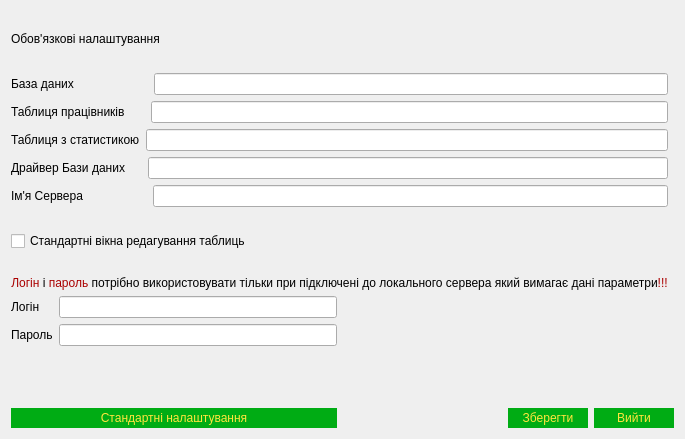
<?xml version="1.0" encoding="UTF-8"?>
<ui version="4.0">
 <class>Settings</class>
 <widget class="QDialog" name="Settings">
  <property name="enabled">
   <bool>true</bool>
  </property>
  <property name="geometry">
   <rect>
    <x>0</x>
    <y>0</y>
    <width>633</width>
    <height>439</height>
   </rect>
  </property>
  <property name="minimumSize">
   <size>
    <width>0</width>
    <height>0</height>
   </size>
  </property>
  <property name="windowTitle">
   <string>Dialog</string>
  </property>
  <layout class="QGridLayout" name="gridLayout">
   <item row="4" column="0" colspan="2">
    <layout class="QVBoxLayout" name="verticalLayout">
     <item>
      <layout class="QHBoxLayout" name="horizontalLayout_6">
       <item>
        <widget class="QLabel" name="label_6">
         <property name="text">
          <string>Логін    </string>
         </property>
        </widget>
       </item>
       <item>
        <widget class="QLineEdit" name="lineUserName"/>
       </item>
      </layout>
     </item>
     <item>
      <layout class="QHBoxLayout" name="horizontalLayout_7">
       <item>
        <widget class="QLabel" name="label_7">
         <property name="text">
          <string>Пароль</string>
         </property>
        </widget>
       </item>
       <item>
        <widget class="QLineEdit" name="linePasvord">
         <property name="echoMode">
          <enum>QLineEdit::Password</enum>
         </property>
        </widget>
       </item>
      </layout>
     </item>
    </layout>
   </item>
   <item row="6" column="0" colspan="2">
    <widget class="QPushButton" name="ButtonStandartSetings">
     <property name="minimumSize">
      <size>
       <width>150</width>
       <height>20</height>
      </size>
     </property>
     <property name="styleSheet">
      <string notr="true">QPushButton{
background:#00AC14;
color:#FFE53E;
border:0px solid #FFFFFF;

}
QPushButton:hover{
background:#2DBE3B;
color:#FFE53E;
border:0px solid #FFFFFF;
}
QPushButton:pressed{
background:qlineargradient(spread:reflect, x1:0.433, y1:0, x2:0.438494, y2:0.500227, stop:0 rgba(255, 255, 255, 255), stop:0.365169 rgba(49, 196, 64, 255));
color:#FFE53E;
border:0px solid #FFFFFF;
}</string>
     </property>
     <property name="text">
      <string>Стандартні налаштування</string>
     </property>
    </widget>
   </item>
   <item row="1" column="4">
    <spacer name="horizontalSpacer">
     <property name="orientation">
      <enum>Qt::Horizontal</enum>
     </property>
     <property name="sizeHint" stdset="0">
      <size>
       <width>60</width>
       <height>20</height>
      </size>
     </property>
    </spacer>
   </item>
   <item row="0" column="2">
    <spacer name="verticalSpacer">
     <property name="orientation">
      <enum>Qt::Vertical</enum>
     </property>
     <property name="sizeHint" stdset="0">
      <size>
       <width>20</width>
       <height>40</height>
      </size>
     </property>
    </spacer>
   </item>
   <item row="3" column="0" colspan="4">
    <widget class="QLabel" name="label_8">
     <property name="minimumSize">
      <size>
       <width>0</width>
       <height>0</height>
      </size>
     </property>
     <property name="text">
      <string>&lt;html&gt;&lt;head/&gt;&lt;body&gt;&lt;p align=&quot;center&quot;&gt;&lt;span style=&quot; color:#aa0000;&quot;&gt;Логін&lt;/span&gt; і &lt;span style=&quot; color:#aa0000;&quot;&gt;пароль&lt;/span&gt; потрібно використовувати тільки при підключені до локального сервера який вимагає дані параметри&lt;span style=&quot; color:#aa0000;&quot;&gt;!!!&lt;/span&gt;&lt;/p&gt;&lt;/body&gt;&lt;/html&gt;</string>
     </property>
    </widget>
   </item>
   <item row="1" column="0" colspan="4">
    <layout class="QVBoxLayout" name="verticalLayout_2">
     <item>
      <layout class="QHBoxLayout" name="horizontalLayout">
       <item>
        <widget class="QLabel" name="label">
         <property name="text">
          <string>База даних                      </string>
         </property>
        </widget>
       </item>
       <item>
        <widget class="QLineEdit" name="lineNameDB">
         <property name="minimumSize">
          <size>
           <width>200</width>
           <height>0</height>
          </size>
         </property>
         <property name="maximumSize">
          <size>
           <width>16777215</width>
           <height>16777215</height>
          </size>
         </property>
        </widget>
       </item>
      </layout>
     </item>
     <item>
      <layout class="QHBoxLayout" name="horizontalLayout_2">
       <item>
        <widget class="QLabel" name="label_2">
         <property name="text">
          <string>Таблиця працівників      </string>
         </property>
        </widget>
       </item>
       <item>
        <widget class="QLineEdit" name="lineNameEmploeeT">
         <property name="minimumSize">
          <size>
           <width>200</width>
           <height>0</height>
          </size>
         </property>
         <property name="maximumSize">
          <size>
           <width>16777215</width>
           <height>16777215</height>
          </size>
         </property>
        </widget>
       </item>
      </layout>
     </item>
     <item>
      <layout class="QHBoxLayout" name="horizontalLayout_3">
       <item>
        <widget class="QLabel" name="label_3">
         <property name="text">
          <string>Таблиця з статистикою</string>
         </property>
        </widget>
       </item>
       <item>
        <widget class="QLineEdit" name="lineStatisticsT">
         <property name="minimumSize">
          <size>
           <width>200</width>
           <height>0</height>
          </size>
         </property>
         <property name="maximumSize">
          <size>
           <width>16777215</width>
           <height>16777215</height>
          </size>
         </property>
        </widget>
       </item>
      </layout>
     </item>
     <item>
      <layout class="QHBoxLayout" name="horizontalLayout_4">
       <item>
        <widget class="QLabel" name="label_4">
         <property name="text">
          <string>Драйвер Бази даних     </string>
         </property>
        </widget>
       </item>
       <item>
        <widget class="QLineEdit" name="lineDriver">
         <property name="minimumSize">
          <size>
           <width>200</width>
           <height>0</height>
          </size>
         </property>
         <property name="maximumSize">
          <size>
           <width>16777215</width>
           <height>16777215</height>
          </size>
         </property>
        </widget>
       </item>
      </layout>
     </item>
     <item>
      <layout class="QHBoxLayout" name="horizontalLayout_5">
       <item>
        <widget class="QLabel" name="label_5">
         <property name="text">
          <string>Ім'я Сервера                   </string>
         </property>
        </widget>
       </item>
       <item>
        <widget class="QLineEdit" name="lineHostName">
         <property name="minimumSize">
          <size>
           <width>200</width>
           <height>0</height>
          </size>
         </property>
         <property name="maximumSize">
          <size>
           <width>16777215</width>
           <height>16777215</height>
          </size>
         </property>
        </widget>
       </item>
      </layout>
     </item>
    </layout>
   </item>
   <item row="2" column="0" colspan="3">
    <widget class="QCheckBox" name="checkBox">
     <property name="text">
      <string>Стандартні вікна редагування таблиць</string>
     </property>
    </widget>
   </item>
   <item row="6" column="3" colspan="2">
    <layout class="QHBoxLayout" name="horizontalLayout_8">
     <item>
      <widget class="QPushButton" name="ButtonSave">
       <property name="minimumSize">
        <size>
         <width>70</width>
         <height>20</height>
        </size>
       </property>
       <property name="styleSheet">
        <string notr="true">QPushButton{
background:#00AC14;
color:#FFE53E;
border:0px solid #FFFFFF;

}
QPushButton:hover{
background:#2DBE3B;
color:#FFE53E;
border:0px solid #FFFFFF;
}
QPushButton:pressed{
background:qlineargradient(spread:reflect, x1:0.433, y1:0, x2:0.438494, y2:0.500227, stop:0 rgba(255, 255, 255, 255), stop:0.365169 rgba(49, 196, 64, 255));
color:#FFE53E;
border:0px solid #FFFFFF;
}</string>
       </property>
       <property name="text">
        <string>Зберегти</string>
       </property>
      </widget>
     </item>
     <item>
      <widget class="QPushButton" name="ButtonClose">
       <property name="minimumSize">
        <size>
         <width>70</width>
         <height>20</height>
        </size>
       </property>
       <property name="maximumSize">
        <size>
         <width>16777215</width>
         <height>16777215</height>
        </size>
       </property>
       <property name="styleSheet">
        <string notr="true">QPushButton{
background:#00AC14;
color:#FFE53E;
border:0px solid #FFFFFF;

}
QPushButton:hover{
background:#2DBE3B;
color:#FFE53E;
border:0px solid #FFFFFF;
}
QPushButton:pressed{
background:qlineargradient(spread:reflect, x1:0.433, y1:0, x2:0.438494, y2:0.500227, stop:0 rgba(255, 255, 255, 255), stop:0.365169 rgba(49, 196, 64, 255));
color:#FFE53E;
border:0px solid #FFFFFF;
}</string>
       </property>
       <property name="text">
        <string>Вийти</string>
       </property>
      </widget>
     </item>
    </layout>
   </item>
   <item row="0" column="0" colspan="2">
    <widget class="QLabel" name="label_10">
     <property name="text">
      <string>Обов'язкові налаштування</string>
     </property>
    </widget>
   </item>
   <item row="2" column="3">
    <spacer name="verticalSpacer_2">
     <property name="orientation">
      <enum>Qt::Vertical</enum>
     </property>
     <property name="sizeHint" stdset="0">
      <size>
       <width>20</width>
       <height>40</height>
      </size>
     </property>
    </spacer>
   </item>
   <item row="5" column="1">
    <spacer name="verticalSpacer_3">
     <property name="orientation">
      <enum>Qt::Vertical</enum>
     </property>
     <property name="sizeHint" stdset="0">
      <size>
       <width>20</width>
       <height>40</height>
      </size>
     </property>
    </spacer>
   </item>
  </layout>
 </widget>
 <resources/>
 <connections/>
</ui>
